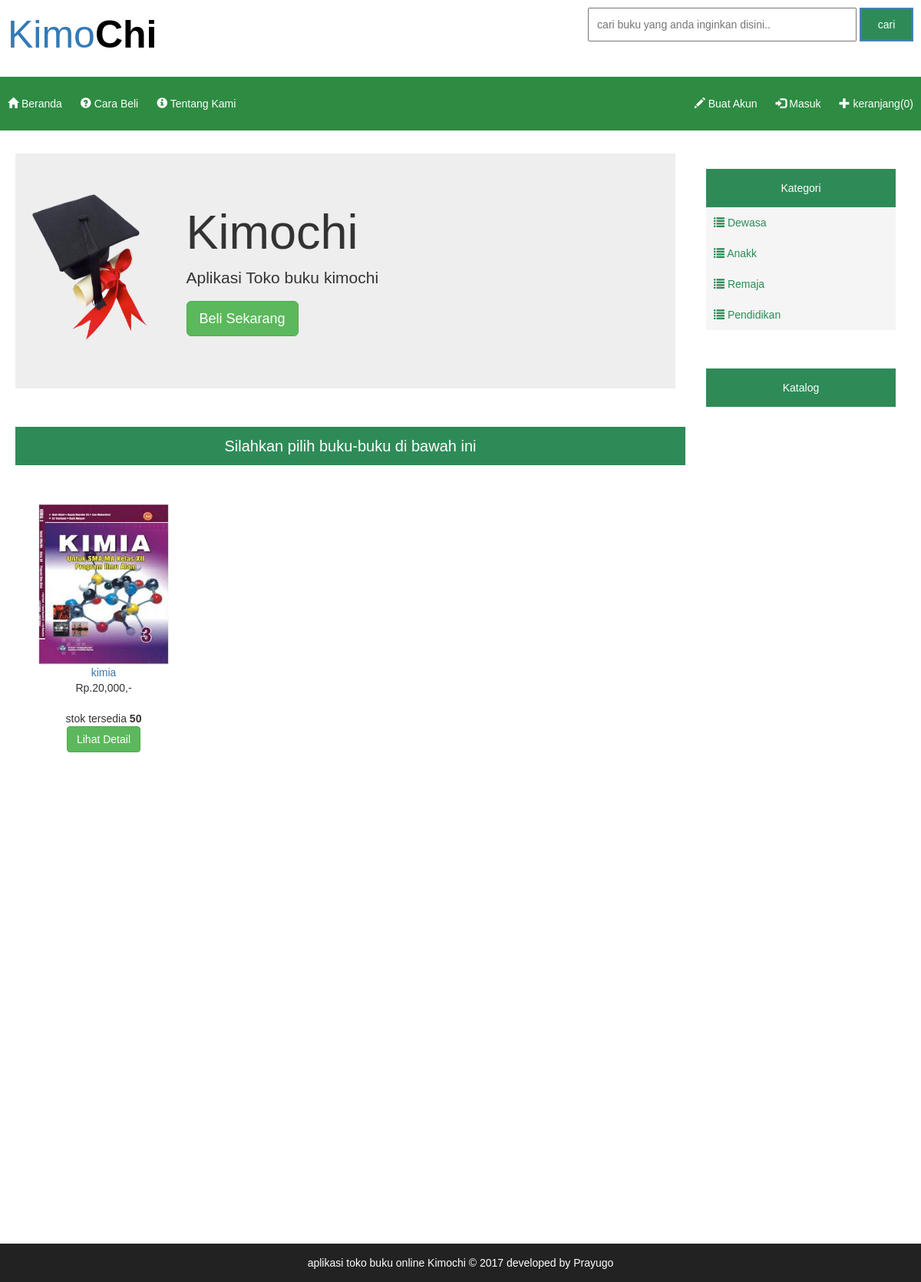
Page /index.php?kategori=1 on the committed database.
### tables this page shows
CREATE TABLE `buku` (
  `id_buku` int(11) NOT NULL,
  `id_katalog` int(11) NOT NULL,
  `id_kategori` int(11) NOT NULL,
  `judul` varchar(90) NOT NULL,
  `pengarang` varchar(50) NOT NULL,
  `penerbit` varchar(50) NOT NULL,
  `hal` varchar(4) NOT NULL,
  `gambar` varchar(100) NOT NULL,
  `harga` varchar(11) NOT NULL,
  `deskripsi` varchar(300) NOT NULL,
  `tanggal` date NOT NULL,
  `tanggal_edit` date NOT NULL
);

CREATE TABLE `stok` (
  `id_stok` int(11) NOT NULL,
  `id_buku` int(11) NOT NULL,
  `stok` varchar(5) NOT NULL
);

CREATE TABLE `kategori` (
  `id_kategori` int(11) NOT NULL,
  `kategori` varchar(40) NOT NULL
);

### kategori.php (the view, shortened to what this page needs)
<div class="hdnav">
Kategori
</div>
<ul class="kategori">
<?php
$querykategori = mysqli_query($db,"SELECT * from kategori");
		$rpp = 4;
        @$page = intval($_GET["page"]);
        if($page<=0) $page = 1;
        $tcount = mysqli_num_rows($querykategori);
        $count = 0;
        $i = ($page-1)*$rpp;
while(($count<$rpp) && ($i<$tcount)) {
  mysqli_data_seek($querykategori,$i);
  $kategori = mysqli_fetch_array($querykategori);
?>
<li><a href="index.php?kategori=<?php echo $kategori['id_kategori'] ?>"><span class="glyphicon glyphicon-list"></span> <?php echo $kategori['kategori'] ?></a></li>
<?php
$i++;
$count++;
} ?>
</ul>

### index.php (shortened to what this page needs)
<?php
include"db.php";
?>
<!DOCTYPE html>
<html>
<head>
	<link rel="stylesheet" type="text/css" href="css/bootstrap.min.css">
	<link rel="stylesheet" type="text/css" href="css/style.css">
	<link rel="stylesheet" type="text/css" href="js/jquery-ui/jquery-ui.css">
</head>
<body>
<div id="head">
	<div class="hdkiri">
	<a href="index.php">Kimo<b>Chi</b></a>
	</div>
	<div class="hdkanan">
	<form action="index.php" method="get">
		<input type="text" name="judul" placeholder="cari buku yang anda inginkan disini.." class="cari">
		<input type="submit" name="cari" value="cari" class="tombolcari">
	</form>
	</div>
</div>
<div id="menu">
	<div class="menukiri">
		<ul>
		<li><a href="index.php"><span class="glyphicon glyphicon-home"></span> Beranda</a></li>
		<li><a href="index.php?page=cara"><span class="glyphicon glyphicon-question-sign"></span> Cara Beli</a></li>
		<li><a href="index.php?page=tentang"><span class="glyphicon glyphicon-info-sign"></span> Tentang Kami</a></li>
		</ul>
	</div>
	<div class="menukanan">
	<ul>
		<li><a data-toggle="modal" data-target="#daftar" ><span class="glyphicon glyphicon-pencil"></span> Buat Akun</a></li>
		<li><a data-toggle="modal" data-target="#login"><span class="glyphicon glyphicon-log-in"></span> Masuk</a></li>
		<li><a href="#"><span class="glyphicon glyphicon-plus"></span> keranjang(0)</a></li>
	</ul>
	</div>
</div>
<div id="content">
	<div id="contentkiri">
		<div class="welcome">
			<?php
			@$page = $_GET['page'];
			if($page=="tentang")
			{
				include("tentang.php");
			}
			else if($page=="cara")
			{
				include("carabeli.php");
			}
			else{
			 	include("welcome.php");
			}
			?>
		</div>
		<div class="produk">
			<div class="hdproduk">
				Silahkan pilih buku-buku di bawah ini
			</div>
			<?php
			@$id_kategori = $_GET['kategori'];
			@$id_katalog = $_GET['katalog'];
			$q_seleksi_buku = mysqli_query($db,"SELECT * from buku where id_kategori='$id_kategori'");
			$q_seleksi_buku1 = mysqli_query($db,"SELECT * from buku where id_katalog='$id_katalog'");
			$q_buku = mysqli_query($db,"SELECT * from buku");
			if($id_kategori==0)
			{ while($buku = mysqli_fetch_array($q_buku)){
			?>
			<div class="col-md-3">
			<div class="tamp_produk" style="border: solid #fff 1px;">
				<?php include("produk.php"); ?>
			</div>
			</div>
			<?php } }
			else if($id_kategori>=1) { while($seleksi_buku=mysqli_fetch_array($q_seleksi_buku)){?>
			<div class="col-md-3">
			<div class="tamp_produk">
				<?php include("seleksi_produk.php"); ?>
			</div>
			</div>
			<?php }} ?>
		</div>
	</div>
	<div id="contentkanan">
		<div class="navkanan">
			<?php include("kategori.php") ?>
		</div>
		<div class="navkanan">
		<?php
		if($id_kategori==0){
		 include("katalog.php");
		}else{
			include("seleksi_katalog.php");
		}
		 ?>
		</div>
	</div>
</div>
<div id="footer" style="margin-top:1450px;">
	<?php include("footer.php") ?>
</div>
</body>
</html>

### seleksi_produk.php (shortened to what this page needs)
<center>
<img src="img/gambar_buku/<?php echo $seleksi_buku['gambar']; ?>"><br>
<a href="#"><?php echo $seleksi_buku['judul']; ?></a><br> Rp.<?php echo number_format($seleksi_buku['harga']); ?>,-<br>
<?php
$qrystok = mysqli_query($db,"SELECT * FROM stok where id_buku='$seleksi_buku[id_buku]'");
while($stok = mysqli_fetch_array($qrystok)){
 ?>
<br><div style="text-align:center;">stok tersedia <b><?php echo $stok['stok']; ?></b></div>
<?php if($stok['stok']>=1){ ?>
<a data-toggle="modal" data-target="#detail" class="btn btn-success open" id='<?php echo  $seleksi_buku['id_buku']; ?>'>Lihat Detail</a>
<?php } }?>

### css/style.css (style rules this page uses)
* { margin:0; padding: 0; font-family: arial; font-size: 14px; }
#head { width: 100%; height: 100px; }
.hdkiri { float:left; padding: 10px; }
.hdkiri a { font-size: 50px; }
.hdkiri b { font-size: 50px; color:#000; }
.hdkanan { float: right; padding: 10px; }
.cari { padding: 10px; width: 350px; }
.tombolcari { padding: 10px; width: 70px; background:#2e8b57 ; border:solid 2px #4682b5; color: #fff; }
#menu { background: #2e8b42; height: 70px; }
.menukiri { float: left; }
.menukiri ul li { list-style: none; display: inline; }
.menukiri ul li a { text-decoration: none; color: #fff; line-height: 50px; padding: 10px; display: inline-block; }
.menukanan { float: right; }
.menukanan ul li { list-style: none; display: inline; }
.menukanan ul li a { text-decoration: none; color: #fff; line-height: 50px; padding: 10px; display: inline-block; }
#content { width: 100%; }
#contentkiri { float: left; width:75%; }
.welcome { padding: 20px; }
#contentkanan { margin-top:20px; float: right; width: 25%; }
.navkanan { padding: 20px; }
.hdnav { width: 95%; line-height: 50px; background: #2e8b57; color: #fff; text-align: center; }
.kategori { width: 95%; line-height: 40px; }
.kategori li { list-style: none; background: #f5f5f5; }
.kategori li a { display: inline; text-decoration: none; color:#2e8b57; padding:10px; }
.hdproduk { margin: 20px; margin-top:0px; width: 97%; line-height: 50px; background: #2e8b57; color: #fff; text-align: center; font-size: 20px; }
.tamp_produk { margin: 20px; width: 200px; height: 370px; }
.tamp_produk img { margin-top: 10px; width: 170px; height: 210px; }
#footer { margin-top: 280px; width: 100%; background: #222; color: #fff; text-align: center; padding: 15px; }

### rows in the picture
buku: gambar (picture), judul "kimia", harga "20,000"
stok: stok "50"
kategori: kategori "Dewasa"
kategori: kategori "Anakk"
kategori: kategori "Remaja"
kategori: kategori "Pendidikan"
